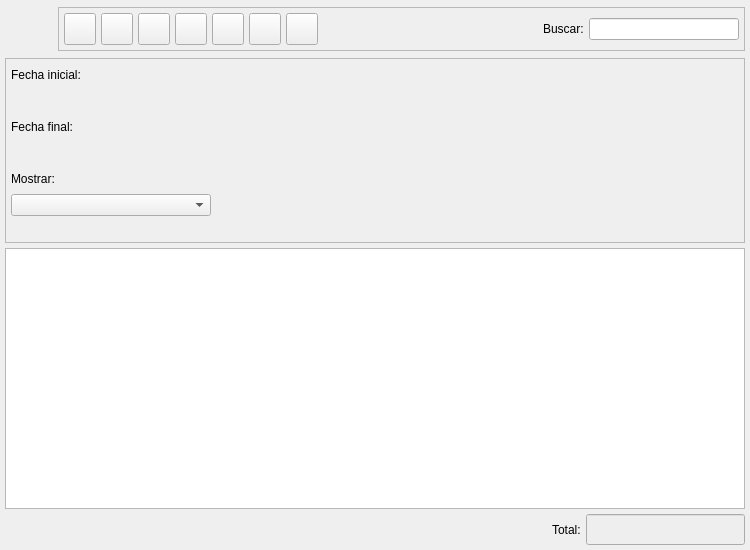
<ui version="4.0" >
 <author>Tomeu Borras Riera</author>
 <class>FacturasProveedorListBase</class>
 <widget class="QWidget" name="FacturasProveedorListBase" >
  <property name="enabled" >
   <bool>true</bool>
  </property>
  <property name="geometry" >
   <rect>
    <x>0</x>
    <y>0</y>
    <width>750</width>
    <height>550</height>
   </rect>
  </property>
  <property name="windowTitle" >
   <string>Facturas de proveedores</string>
  </property>
  <property name="windowIcon" >
   <iconset resource="../../bulmages.qrc" >
    <normaloff>:/Images/supplier-invoice-list.svg</normaloff>:/Images/supplier-invoice-list.svg</iconset>
  </property>
  <layout class="QGridLayout" >
   <property name="margin" >
    <number>5</number>
   </property>
   <property name="spacing" >
    <number>5</number>
   </property>
   <item row="1" column="0" >
    <widget class="QFrame" name="m_busqueda" >
     <property name="minimumSize" >
      <size>
       <width>16</width>
       <height>185</height>
      </size>
     </property>
     <property name="frameShape" >
      <enum>QFrame::StyledPanel</enum>
     </property>
     <property name="frameShadow" >
      <enum>QFrame::Raised</enum>
     </property>
     <layout class="QGridLayout" >
      <property name="margin" >
       <number>5</number>
      </property>
      <property name="spacing" >
       <number>5</number>
      </property>
      <item rowspan="7" row="0" column="1" >
       <layout class="QVBoxLayout" >
        <property name="spacing" >
         <number>5</number>
        </property>
        <property name="margin" >
         <number>0</number>
        </property>
        <item>
         <widget class="BusquedaArticulo" native="1" name="m_articulo" >
          <property name="sizePolicy" >
           <sizepolicy vsizetype="Preferred" hsizetype="Expanding" >
            <horstretch>0</horstretch>
            <verstretch>0</verstretch>
           </sizepolicy>
          </property>
         </widget>
        </item>
        <item>
         <widget class="BusquedaProveedor" native="1" name="m_proveedor" >
          <property name="sizePolicy" >
           <sizepolicy vsizetype="Preferred" hsizetype="Expanding" >
            <horstretch>0</horstretch>
            <verstretch>0</verstretch>
           </sizepolicy>
          </property>
         </widget>
        </item>
       </layout>
      </item>
      <item row="6" column="0" >
       <spacer>
        <property name="orientation" >
         <enum>Qt::Vertical</enum>
        </property>
        <property name="sizeType" >
         <enum>QSizePolicy::Preferred</enum>
        </property>
        <property name="sizeHint" stdset="0" >
         <size>
          <width>200</width>
          <height>21</height>
         </size>
        </property>
       </spacer>
      </item>
      <item row="5" column="0" >
       <widget class="QComboBox" name="mui_procesada" >
        <property name="sizePolicy" >
         <sizepolicy vsizetype="Preferred" hsizetype="Fixed" >
          <horstretch>0</horstretch>
          <verstretch>0</verstretch>
         </sizepolicy>
        </property>
        <property name="minimumSize" >
         <size>
          <width>200</width>
          <height>21</height>
         </size>
        </property>
        <property name="focusPolicy" >
         <enum>Qt::StrongFocus</enum>
        </property>
        <property name="frame" >
         <bool>true</bool>
        </property>
       </widget>
      </item>
      <item row="4" column="0" >
       <widget class="QLabel" name="label_2" >
        <property name="text" >
         <string>Mostrar:</string>
        </property>
        <property name="alignment" >
         <set>Qt::AlignLeading|Qt::AlignLeft|Qt::AlignVCenter</set>
        </property>
       </widget>
      </item>
      <item row="3" column="0" >
       <widget class="BusquedaFecha" native="1" name="m_fechafin" >
        <property name="sizePolicy" >
         <sizepolicy vsizetype="Preferred" hsizetype="Fixed" >
          <horstretch>0</horstretch>
          <verstretch>0</verstretch>
         </sizepolicy>
        </property>
        <property name="minimumSize" >
         <size>
          <width>200</width>
          <height>21</height>
         </size>
        </property>
       </widget>
      </item>
      <item row="2" column="0" >
       <widget class="QLabel" name="label4" >
        <property name="text" >
         <string>Fecha final:</string>
        </property>
       </widget>
      </item>
      <item row="1" column="0" >
       <widget class="BusquedaFecha" native="1" name="m_fechain" >
        <property name="sizePolicy" >
         <sizepolicy vsizetype="Preferred" hsizetype="Fixed" >
          <horstretch>0</horstretch>
          <verstretch>0</verstretch>
         </sizepolicy>
        </property>
        <property name="minimumSize" >
         <size>
          <width>200</width>
          <height>21</height>
         </size>
        </property>
       </widget>
      </item>
      <item row="0" column="0" >
       <widget class="QLabel" name="label5" >
        <property name="text" >
         <string>Fecha inicial:</string>
        </property>
       </widget>
      </item>
     </layout>
    </widget>
   </item>
   <item row="3" column="0" >
    <layout class="QHBoxLayout" >
     <property name="spacing" >
      <number>5</number>
     </property>
     <property name="margin" >
      <number>0</number>
     </property>
     <item>
      <spacer>
       <property name="orientation" >
        <enum>Qt::Horizontal</enum>
       </property>
       <property name="sizeType" >
        <enum>QSizePolicy::Expanding</enum>
       </property>
       <property name="sizeHint" stdset="0" >
        <size>
         <width>340</width>
         <height>12</height>
        </size>
       </property>
      </spacer>
     </item>
     <item>
      <widget class="QLabel" name="label3" >
       <property name="text" >
        <string>Total:</string>
       </property>
      </widget>
     </item>
     <item>
      <widget class="QLineEdit" name="m_total" >
       <property name="enabled" >
        <bool>true</bool>
       </property>
       <property name="sizePolicy" >
        <sizepolicy vsizetype="Fixed" hsizetype="Preferred" >
         <horstretch>0</horstretch>
         <verstretch>0</verstretch>
        </sizepolicy>
       </property>
       <property name="minimumSize" >
        <size>
         <width>150</width>
         <height>0</height>
        </size>
       </property>
       <property name="palette" >
        <palette>
         <active>
          <colorrole role="Base" >
           <brush brushstyle="SolidPattern" >
            <color alpha="255" >
             <red>238</red>
             <green>238</green>
             <blue>238</blue>
            </color>
           </brush>
          </colorrole>
         </active>
         <inactive>
          <colorrole role="Base" >
           <brush brushstyle="SolidPattern" >
            <color alpha="255" >
             <red>238</red>
             <green>238</green>
             <blue>238</blue>
            </color>
           </brush>
          </colorrole>
         </inactive>
         <disabled>
          <colorrole role="Base" >
           <brush brushstyle="SolidPattern" >
            <color alpha="255" >
             <red>255</red>
             <green>255</green>
             <blue>255</blue>
            </color>
           </brush>
          </colorrole>
         </disabled>
        </palette>
       </property>
       <property name="font" >
        <font>
         <family>Sans Serif</family>
         <pointsize>12</pointsize>
         <weight>75</weight>
         <italic>false</italic>
         <bold>true</bold>
         <underline>false</underline>
         <strikeout>false</strikeout>
        </font>
       </property>
       <property name="alignment" >
        <set>Qt::AlignRight</set>
       </property>
      </widget>
     </item>
    </layout>
   </item>
   <item row="2" column="0" >
    <widget class="FacturasProveedorListSubform" name="mui_list" />
   </item>
   <item row="0" column="0" >
    <layout class="QHBoxLayout" >
     <property name="spacing" >
      <number>5</number>
     </property>
     <property name="margin" >
      <number>0</number>
     </property>
     <item>
      <widget class="QLabel" name="label1" >
       <property name="minimumSize" >
        <size>
         <width>48</width>
         <height>48</height>
        </size>
       </property>
       <property name="maximumSize" >
        <size>
         <width>48</width>
         <height>48</height>
        </size>
       </property>
       <property name="text" >
        <string/>
       </property>
       <property name="pixmap" >
        <pixmap resource="../../bulmages.qrc" >:/Images/supplier-invoice-list.svg</pixmap>
       </property>
       <property name="scaledContents" >
        <bool>true</bool>
       </property>
      </widget>
     </item>
     <item>
      <widget class="QFrame" name="m_botonera" >
       <property name="sizePolicy" >
        <sizepolicy vsizetype="Fixed" hsizetype="Expanding" >
         <horstretch>0</horstretch>
         <verstretch>0</verstretch>
        </sizepolicy>
       </property>
       <property name="frameShape" >
        <enum>QFrame::StyledPanel</enum>
       </property>
       <property name="frameShadow" >
        <enum>QFrame::Raised</enum>
       </property>
       <layout class="QHBoxLayout" >
        <property name="spacing" >
         <number>5</number>
        </property>
        <property name="margin" >
         <number>5</number>
        </property>
        <item>
         <widget class="QToolButton" name="mui_crear" >
          <property name="minimumSize" >
           <size>
            <width>32</width>
            <height>32</height>
           </size>
          </property>
          <property name="maximumSize" >
           <size>
            <width>32</width>
            <height>32</height>
           </size>
          </property>
          <property name="toolTip" >
           <string>Nueva factura</string>
          </property>
          <property name="whatsThis" >
           <string>Nueva factura</string>
          </property>
          <property name="text" >
           <string/>
          </property>
          <property name="icon" >
           <iconset resource="../../bulmages.qrc" >
            <normaloff>:/Images/document-new.svg</normaloff>:/Images/document-new.svg</iconset>
          </property>
          <property name="iconSize" >
           <size>
            <width>32</width>
            <height>32</height>
           </size>
          </property>
          <property name="shortcut" >
           <string>Ctrl+N</string>
          </property>
         </widget>
        </item>
        <item>
         <widget class="QToolButton" name="mui_editar" >
          <property name="minimumSize" >
           <size>
            <width>32</width>
            <height>32</height>
           </size>
          </property>
          <property name="maximumSize" >
           <size>
            <width>32</width>
            <height>32</height>
           </size>
          </property>
          <property name="toolTip" >
           <string>Editar factura</string>
          </property>
          <property name="whatsThis" >
           <string>Editar factura</string>
          </property>
          <property name="text" >
           <string/>
          </property>
          <property name="icon" >
           <iconset resource="../../bulmages.qrc" >
            <normaloff>:/Images/document-open.svg</normaloff>:/Images/document-open.svg</iconset>
          </property>
          <property name="iconSize" >
           <size>
            <width>32</width>
            <height>32</height>
           </size>
          </property>
          <property name="shortcut" >
           <string>Ctrl+E</string>
          </property>
         </widget>
        </item>
        <item>
         <widget class="QToolButton" name="mui_borrar" >
          <property name="minimumSize" >
           <size>
            <width>32</width>
            <height>32</height>
           </size>
          </property>
          <property name="maximumSize" >
           <size>
            <width>32</width>
            <height>32</height>
           </size>
          </property>
          <property name="toolTip" >
           <string>Borrar factura</string>
          </property>
          <property name="whatsThis" >
           <string>Borrar factura</string>
          </property>
          <property name="text" >
           <string/>
          </property>
          <property name="icon" >
           <iconset resource="../../bulmages.qrc" >
            <normaloff>:/Images/edit-delete.svg</normaloff>:/Images/edit-delete.svg</iconset>
          </property>
          <property name="iconSize" >
           <size>
            <width>32</width>
            <height>32</height>
           </size>
          </property>
          <property name="shortcut" >
           <string>Ctrl+D</string>
          </property>
         </widget>
        </item>
        <item>
         <widget class="QToolButton" name="mui_imprimir" >
          <property name="minimumSize" >
           <size>
            <width>32</width>
            <height>32</height>
           </size>
          </property>
          <property name="maximumSize" >
           <size>
            <width>32</width>
            <height>32</height>
           </size>
          </property>
          <property name="toolTip" >
           <string>Imprimir listado</string>
          </property>
          <property name="whatsThis" >
           <string>Imprimir listado</string>
          </property>
          <property name="text" >
           <string/>
          </property>
          <property name="icon" >
           <iconset resource="../../bulmages.qrc" >
            <normaloff>:/Images/document-print.svg</normaloff>:/Images/document-print.svg</iconset>
          </property>
          <property name="iconSize" >
           <size>
            <width>32</width>
            <height>32</height>
           </size>
          </property>
          <property name="shortcut" >
           <string>Ctrl+P</string>
          </property>
         </widget>
        </item>
        <item>
         <widget class="QToolButton" name="mui_filtrar" >
          <property name="minimumSize" >
           <size>
            <width>32</width>
            <height>32</height>
           </size>
          </property>
          <property name="maximumSize" >
           <size>
            <width>32</width>
            <height>32</height>
           </size>
          </property>
          <property name="toolTip" >
           <string>Filtrar facturas</string>
          </property>
          <property name="whatsThis" >
           <string>Filtrar facturas</string>
          </property>
          <property name="text" >
           <string/>
          </property>
          <property name="icon" >
           <iconset resource="../../bulmages.qrc" >
            <normaloff>:/Images/edit-find.svg</normaloff>:/Images/edit-find.svg</iconset>
          </property>
          <property name="iconSize" >
           <size>
            <width>32</width>
            <height>32</height>
           </size>
          </property>
          <property name="shortcut" >
           <string>Ctrl+F</string>
          </property>
          <property name="checkable" >
           <bool>true</bool>
          </property>
         </widget>
        </item>
        <item>
         <widget class="QToolButton" name="mui_configurar" >
          <property name="minimumSize" >
           <size>
            <width>32</width>
            <height>32</height>
           </size>
          </property>
          <property name="maximumSize" >
           <size>
            <width>32</width>
            <height>32</height>
           </size>
          </property>
          <property name="toolTip" >
           <string>Configurar listado</string>
          </property>
          <property name="whatsThis" >
           <string>Configurar listado</string>
          </property>
          <property name="text" >
           <string/>
          </property>
          <property name="icon" >
           <iconset resource="../../bulmages.qrc" >
            <normaloff>:/Images/document-properties.svg</normaloff>:/Images/document-properties.svg</iconset>
          </property>
          <property name="iconSize" >
           <size>
            <width>32</width>
            <height>32</height>
           </size>
          </property>
          <property name="shortcut" >
           <string>Ctrl+B</string>
          </property>
          <property name="checkable" >
           <bool>true</bool>
          </property>
         </widget>
        </item>
        <item>
         <widget class="QToolButton" name="mui_actualizar" >
          <property name="minimumSize" >
           <size>
            <width>32</width>
            <height>32</height>
           </size>
          </property>
          <property name="maximumSize" >
           <size>
            <width>32</width>
            <height>32</height>
           </size>
          </property>
          <property name="toolTip" >
           <string>Actualizar listado</string>
          </property>
          <property name="whatsThis" >
           <string>Actualizar listado</string>
          </property>
          <property name="text" >
           <string/>
          </property>
          <property name="icon" >
           <iconset resource="../../bulmages.qrc" >
            <normaloff>:/Images/view-refresh.svg</normaloff>:/Images/view-refresh.svg</iconset>
          </property>
          <property name="iconSize" >
           <size>
            <width>32</width>
            <height>32</height>
           </size>
          </property>
          <property name="shortcut" >
           <string>F5</string>
          </property>
         </widget>
        </item>
        <item>
         <widget class="QFrame" name="mui_plugbotones" >
          <property name="sizePolicy" >
           <sizepolicy vsizetype="Expanding" hsizetype="Minimum" >
            <horstretch>0</horstretch>
            <verstretch>0</verstretch>
           </sizepolicy>
          </property>
          <property name="frameShape" >
           <enum>QFrame::NoFrame</enum>
          </property>
          <property name="frameShadow" >
           <enum>QFrame::Plain</enum>
          </property>
          <property name="lineWidth" >
           <number>0</number>
          </property>
          <property name="midLineWidth" >
           <number>0</number>
          </property>
         </widget>
        </item>
        <item>
         <spacer>
          <property name="orientation" >
           <enum>Qt::Horizontal</enum>
          </property>
          <property name="sizeType" >
           <enum>QSizePolicy::Expanding</enum>
          </property>
          <property name="sizeHint" stdset="0" >
           <size>
            <width>100</width>
            <height>20</height>
           </size>
          </property>
         </spacer>
        </item>
        <item>
         <widget class="QLabel" name="label2" >
          <property name="text" >
           <string>Buscar:</string>
          </property>
         </widget>
        </item>
        <item>
         <widget class="QLineEdit" name="m_filtro" >
          <property name="sizePolicy" >
           <sizepolicy vsizetype="Fixed" hsizetype="Preferred" >
            <horstretch>0</horstretch>
            <verstretch>0</verstretch>
           </sizepolicy>
          </property>
          <property name="minimumSize" >
           <size>
            <width>150</width>
            <height>0</height>
           </size>
          </property>
         </widget>
        </item>
       </layout>
      </widget>
     </item>
    </layout>
   </item>
  </layout>
 </widget>
 <layoutdefault spacing="2" margin="2" />
 <customwidgets>
  <customwidget>
   <class>BusquedaFecha</class>
   <extends>QWidget</extends>
   <header>../../bulmalib/src/busquedafecha.h</header>
  </customwidget>
  <customwidget>
   <class>FacturasProveedorListSubform</class>
   <extends>QTableWidget</extends>
   <header>facturasplist.h</header>
  </customwidget>
  <customwidget>
   <class>BusquedaProveedor</class>
   <extends>QWidget</extends>
   <header>busquedaproveedor.h</header>
  </customwidget>
  <customwidget>
   <class>BusquedaArticulo</class>
   <extends>QWidget</extends>
   <header>busquedaarticulo.h</header>
  </customwidget>
 </customwidgets>
 <resources>
  <include location="../../bulmages.qrc" />
 </resources>
 <connections>
  <connection>
   <sender>mui_filtrar</sender>
   <signal>toggled(bool)</signal>
   <receiver>m_busqueda</receiver>
   <slot>setShown(bool)</slot>
   <hints>
    <hint type="sourcelabel" >
     <x>230</x>
     <y>43</y>
    </hint>
    <hint type="destinationlabel" >
     <x>218</x>
     <y>78</y>
    </hint>
   </hints>
  </connection>
 </connections>
</ui>
